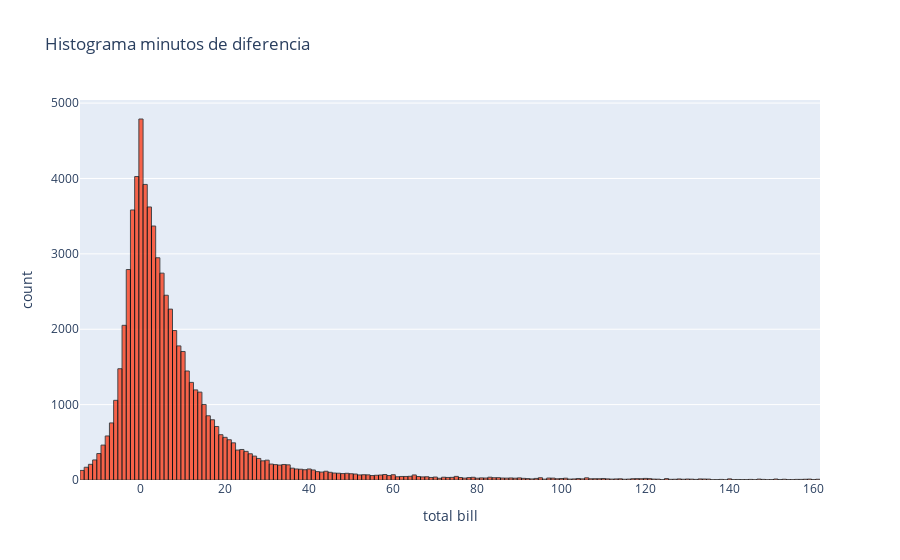

Notebook source saved alongside this figure:
### Markdown cell above
# 1.- ¿Cómo se distribuyen los datos? ¿Qué te llama la atención o cuál es tu conclusión sobre esto?

### Code cell
fig = px.histogram(datos_test, x="dif_min",
                   title='Histograma minutos de diferencia',
                   labels={'dif_min':'total bill'}, 
                   opacity=0.7,
                   color_discrete_sequence=['#FF2800'] 
                   )
fig.update_traces(marker_line_width = 1
                  ,marker_line_color = 'black')


fig.show()

### Figure 1 — Plotly figure (JSON) as saved in the notebook; plotly's stock layout.template omitted (floating-point values rounded to 4 significant figures; data arrays with more than 128 entries replaced by an {"elided": "..."} marker saying what was removed)
{"data": [{"alignmentgroup": "True", "bingroup": "x", "hovertemplate": "total bill=%{x}<br>count=%{y}<extra></extra>", "legendgroup": "", "marker": {"color": "#FF2800", "line": {"color": "black", "width": 1}, "opacity": 0.7, "pattern": {"shape": ""}}, "name": "", "offsetgroup": "", "orientation": "v", "showlegend": false, "type": "histogram", "x": {"elided": "68206 int values"}, "xaxis": "x", "yaxis": "y"}], "layout": {"barmode": "relative", "legend": {"tracegroupgap": 0}, "title": {"text": "Histograma minutos de diferencia"}, "xaxis": {"anchor": "y", "domain": [0, 1], "title": {"text": "total bill"}}, "yaxis": {"anchor": "x", "domain": [0, 1], "title": {"text": "count"}}}}
